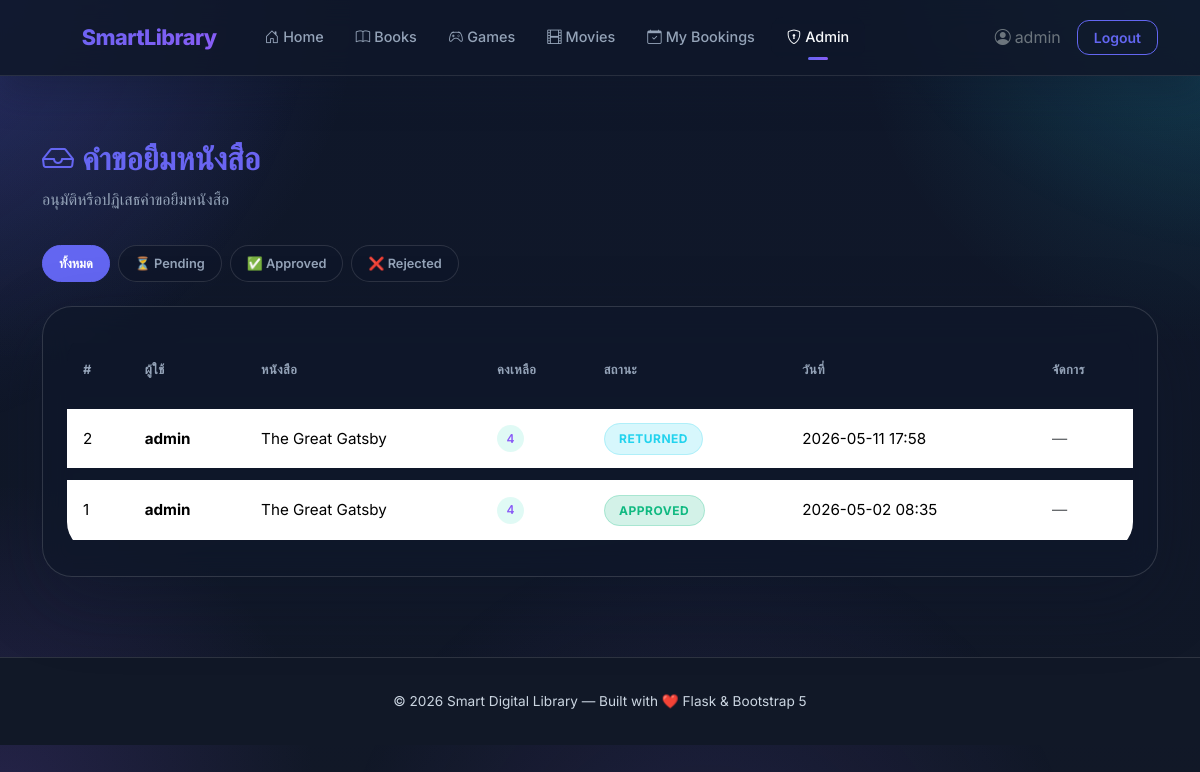
The page /admin/borrows (signed in) on the database its author committed.
### tables this page shows
CREATE TABLE borrow_requests (
            id INTEGER PRIMARY KEY AUTOINCREMENT,
            user_id INTEGER NOT NULL,
            book_id INTEGER NOT NULL,
            status TEXT NOT NULL DEFAULT 'pending',
            created_at DATETIME DEFAULT CURRENT_TIMESTAMP,
            updated_at DATETIME DEFAULT CURRENT_TIMESTAMP, borrow_days INTEGER DEFAULT 7, due_date DATETIME, return_requested INTEGER DEFAULT 0, returned_at DATETIME, approved_return INTEGER DEFAULT 0,
            FOREIGN KEY (user_id) REFERENCES users(id),
            FOREIGN KEY (book_id) REFERENCES books(id)
        );

CREATE TABLE users (
            id INTEGER PRIMARY KEY AUTOINCREMENT,
            username TEXT UNIQUE NOT NULL,
            email TEXT UNIQUE NOT NULL,
            password_hash TEXT NOT NULL,
            role TEXT NOT NULL DEFAULT 'user',
            created_at DATETIME DEFAULT CURRENT_TIMESTAMP
        );

CREATE TABLE books (
            id INTEGER PRIMARY KEY AUTOINCREMENT,
            title TEXT NOT NULL,
            author TEXT NOT NULL,
            category TEXT NOT NULL,
            description TEXT,
            cover_image TEXT,
            copies INTEGER NOT NULL DEFAULT 1,
            created_at DATETIME DEFAULT CURRENT_TIMESTAMP
        );

### blueprints/admin.py (the view)
@admin_bp.route('/borrows')
@admin_required
def borrow_requests():
    db = get_db()
    status_filter = request.args.get('status', '')
    query = '''SELECT br.*, u.username, b.title, b.copies FROM borrow_requests br
               JOIN users u ON u.id=br.user_id JOIN books b ON b.id=br.book_id'''
    params = []
    if status_filter:
        query += ' WHERE br.status=?'
        params.append(status_filter)
    query += ' ORDER BY br.created_at DESC'
    requests_list = db.execute(query, params).fetchall()
    return render_template('admin/borrow_requests.html', requests=requests_list, status_filter=status_filter)

### blueprints/admin.py (called while the page is built)
def get_db():
    if 'db' not in g:
        from flask import current_app
        g.db = sqlite3.connect(current_app.config['DATABASE'])
        g.db.row_factory = sqlite3.Row
        g.db.execute("PRAGMA foreign_keys = ON")
    return g.db

def admin_required(f):
    from functools import wraps
    @wraps(f)
    def decorated(*args, **kwargs):
        if 'user_id' not in session or session.get('role') != 'admin':
            flash('คุณไม่มีสิทธิ์เข้าถึง', 'danger')
            return redirect(url_for('auth.login'))
        return f(*args, **kwargs)
    return decorated

### templates/admin/borrow_requests.html (shortened to what this page needs)
{% extends "base.html" %}
{% block content %}
<div class="page-header">
    <h1><i class="bi bi-inbox me-2"></i>คำขอยืมหนังสือ</h1>
    <p>อนุมัติหรือปฏิเสธคำขอยืมหนังสือ</p>
</div>
<div class="filter-pills mb-4" style="justify-content:flex-start;">
    <a href="{{ url_for('admin.borrow_requests') }}" class="filter-pill {% if not status_filter %}active{% endif %}">ทั้งหมด</a>
    <a href="{{ url_for('admin.borrow_requests', status='pending') }}" class="filter-pill {% if status_filter == 'pending' %}active{% endif %}">⏳ Pending</a>
    <a href="{{ url_for('admin.borrow_requests', status='approved') }}" class="filter-pill {% if status_filter == 'approved' %}active{% endif %}">✅ Approved</a>
    <a href="{{ url_for('admin.borrow_requests', status='rejected') }}" class="filter-pill {% if status_filter == 'rejected' %}active{% endif %}">❌ Rejected</a>
</div>
<div class="glass-card">
    {% if requests %}
    <div class="table-responsive">
        <table class="table table-custom mb-0">
            <thead>
                <tr><th>#</th><th>ผู้ใช้</th><th>หนังสือ</th><th>คงเหลือ</th><th>สถานะ</th><th>วันที่</th><th>จัดการ</th></tr>
            </thead>
            <tbody>
            {% for req in requests %}
            <tr>
                <td>{{ req.id }}</td>
                <td><strong>{{ req.username }}</strong></td>
                <td>{{ req.title }}</td>
                <td><span class="copies-badge {% if req.copies > 0 %}copies-available{% else %}copies-unavailable{% endif %}">{{ req.copies }}</span></td>
                <td><span class="badge-status badge-{{ req.status }}">{{ req.status }}</span></td>
                <td>{{ req.created_at[:16] }}</td>
                <td>
                    {% if req.status == 'pending' %}
                    <form method="POST" action="{{ url_for('admin.approve_borrow', req_id=req.id) }}" class="d-inline">
                        <button type="submit" class="btn btn-secondary-custom btn-sm-custom me-1" title="อนุมัติ"><i class="bi bi-check-lg"></i></button>
                    </form>
                    <form method="POST" action="{{ url_for('admin.reject_borrow', req_id=req.id) }}" class="d-inline">
                        <button type="submit" class="btn btn-danger-custom btn-sm-custom" title="ปฏิเสธ"><i class="bi bi-x-lg"></i></button>
                    </form>
                    {% else %}
                    <span class="text-muted">—</span>
                    {% endif %}
                </td>
            </tr>
            {% endfor %}
            </tbody>
        </table>
    </div>
    {% else %}
    <div class="text-center py-5">
        <i class="bi bi-inbox" style="font-size:3rem;color:var(--text-muted);"></i>
        <p class="text-secondary mt-2">ไม่มีคำขอยืม</p>
    </div>
    {% endif %}
</div>
{% endblock %}

### rows shown on the page
borrow_requests: id "2", username "admin", title "The Great Gatsby", copies "4", status "RETURNED", created_at "2026-05-11 17:58"
borrow_requests: id "1", username "admin", title "The Great Gatsby", copies "4", status "APPROVED", created_at "2026-05-02 08:35"

### other values the page prints
{{ current_user.username }} "admin"
